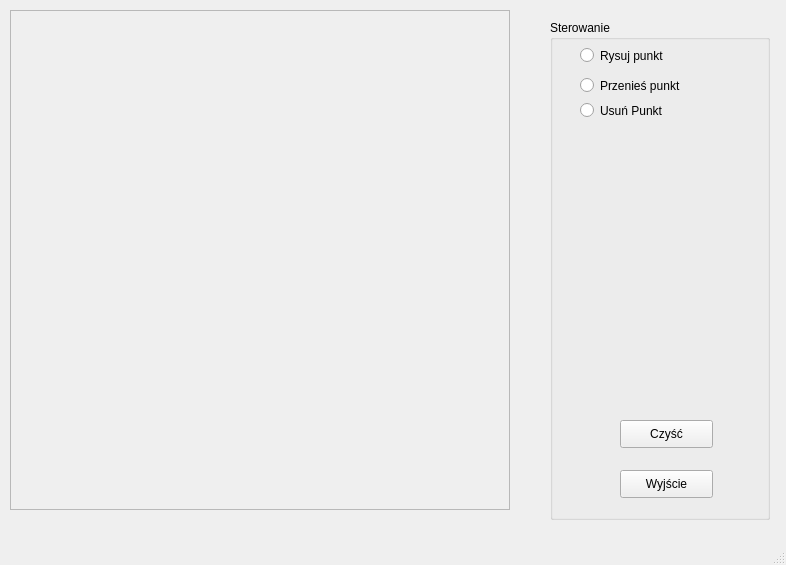
<?xml version="1.0" encoding="UTF-8"?>
<ui version="4.0">
 <class>MainWindow</class>
 <widget class="QMainWindow" name="MainWindow">
  <property name="geometry">
   <rect>
    <x>0</x>
    <y>0</y>
    <width>786</width>
    <height>565</height>
   </rect>
  </property>
  <property name="windowTitle">
   <string>MainWindow</string>
  </property>
  <widget class="QWidget" name="centralwidget">
   <widget class="QGroupBox" name="groupBox">
    <property name="geometry">
     <rect>
      <x>550</x>
      <y>20</y>
      <width>220</width>
      <height>500</height>
     </rect>
    </property>
    <property name="title">
     <string>Sterowanie</string>
    </property>
    <widget class="QPushButton" name="cleanButton">
     <property name="geometry">
      <rect>
       <x>70</x>
       <y>400</y>
       <width>93</width>
       <height>28</height>
      </rect>
     </property>
     <property name="text">
      <string>Czyść</string>
     </property>
    </widget>
    <widget class="QPushButton" name="exitButton">
     <property name="geometry">
      <rect>
       <x>70</x>
       <y>450</y>
       <width>93</width>
       <height>28</height>
      </rect>
     </property>
     <property name="text">
      <string>Wyjście</string>
     </property>
    </widget>
    <widget class="QRadioButton" name="radioButton_2">
     <property name="geometry">
      <rect>
       <x>30</x>
       <y>20</y>
       <width>111</width>
       <height>31</height>
      </rect>
     </property>
     <property name="text">
      <string>Rysuj punkt</string>
     </property>
    </widget>
    <widget class="QRadioButton" name="radioButton">
     <property name="geometry">
      <rect>
       <x>30</x>
       <y>50</y>
       <width>101</width>
       <height>31</height>
      </rect>
     </property>
     <property name="text">
      <string>Przenieś punkt</string>
     </property>
    </widget>
    <widget class="QRadioButton" name="radioButton_3">
     <property name="geometry">
      <rect>
       <x>30</x>
       <y>80</y>
       <width>101</width>
       <height>21</height>
      </rect>
     </property>
     <property name="text">
      <string>Usuń Punkt</string>
     </property>
    </widget>
   </widget>
   <widget class="QFrame" name="frame">
    <property name="geometry">
     <rect>
      <x>10</x>
      <y>10</y>
      <width>500</width>
      <height>500</height>
     </rect>
    </property>
    <property name="frameShape">
     <enum>QFrame::StyledPanel</enum>
    </property>
    <property name="frameShadow">
     <enum>QFrame::Raised</enum>
    </property>
   </widget>
  </widget>
  <widget class="QMenuBar" name="menubar">
   <property name="geometry">
    <rect>
     <x>0</x>
     <y>0</y>
     <width>786</width>
     <height>21</height>
    </rect>
   </property>
  </widget>
  <widget class="QStatusBar" name="statusbar"/>
 </widget>
 <resources/>
 <connections/>
</ui>
